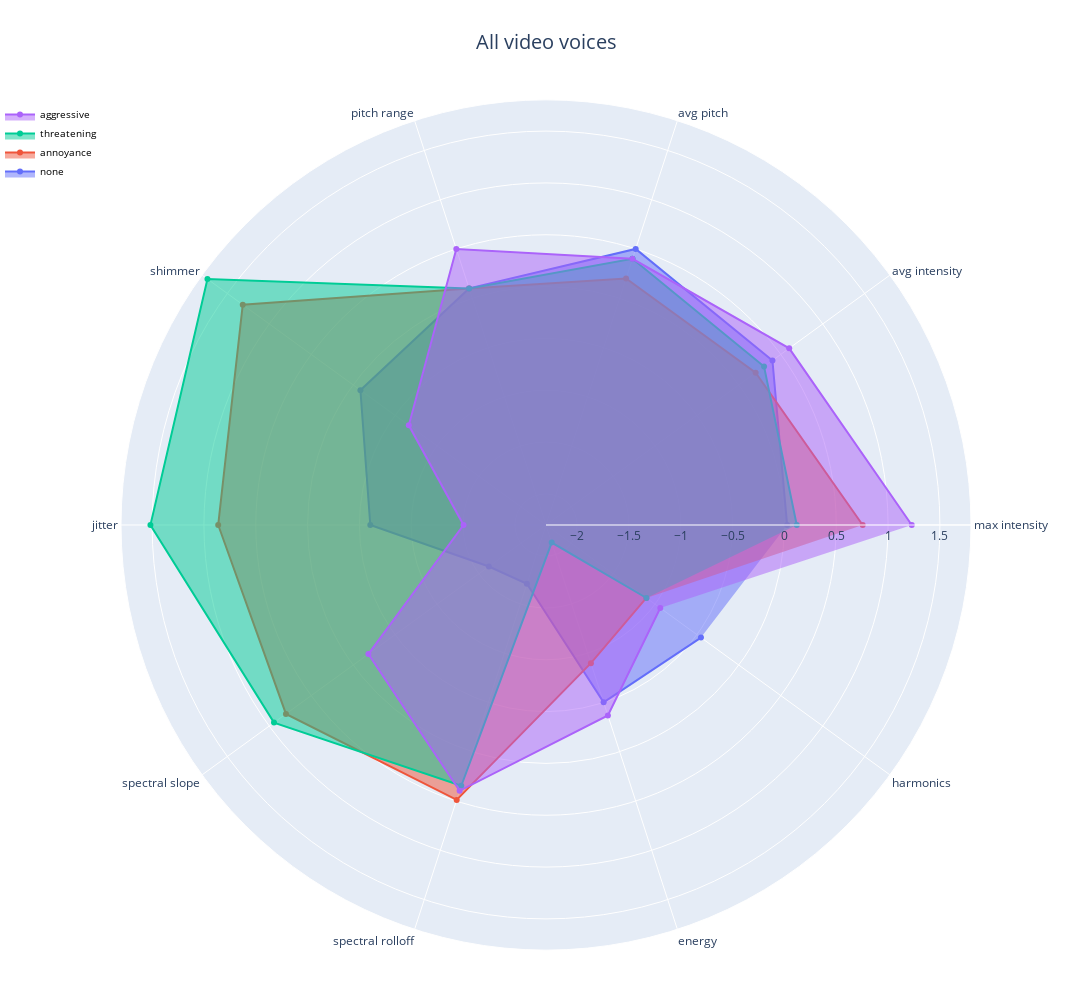

The notebook cell this image was saved under:
### Code cell
radarPlotDataframes(noise, 'All video voices', 'segment',-2.3, 1.8)

### Figure 1 — Plotly figure (JSON) as saved in the notebook; plotly's stock layout.template omitted (floating-point values rounded to 4 significant figures)
{"data": [{"fill": "toself", "name": "none", "r": [0.02609, 0.4, 0.5, 0.1, -0.08698, -0.605, -1.619, -1.703, -0.5012, -0.4522, 0.6717, 0.06569, -0.5903], "subplot": "polar", "theta": ["max intensity", "avg intensity", "avg pitch", "pitch range", "shimmer", "jitter", "spectral slope", "spectral rolloff", "energy", "harmonics"], "type": "scatterpolar"}, {"fill": "toself", "name": "annoyance", "r": [0.7551, 0.2, 0.2, 0.1, 1.316, 0.8622, 0.8009, 0.4882, -0.8982, -1.103, -0.2932, 0.09571, 0.6356], "subplot": "polar", "theta": ["max intensity", "avg intensity", "avg pitch", "pitch range", "shimmer", "jitter", "spectral slope", "spectral rolloff", "energy", "harmonics"], "type": "scatterpolar"}, {"fill": "toself", "name": "threatening", "r": [0.119, 0.3, 0.4, 0.1, 1.737, 1.516, 0.9435, 0.345, -2.122, -1.102, -1.218, 0.6458, 2.148], "subplot": "polar", "theta": ["max intensity", "avg intensity", "avg pitch", "pitch range", "shimmer", "jitter", "spectral slope", "spectral rolloff", "energy", "harmonics"], "type": "scatterpolar"}, {"fill": "toself", "name": "aggressive", "r": [1.228, 0.6, 0.4, 0.5, -0.664, -1.504, -0.1822, 0.3964, -0.3676, -0.9375, 0.8084, 0.1922, -0.8034], "subplot": "polar", "theta": ["max intensity", "avg intensity", "avg pitch", "pitch range", "shimmer", "jitter", "spectral slope", "spectral rolloff", "energy", "harmonics"], "type": "scatterpolar"}], "layout": {"annotations": [{"font": {"size": 20}, "showarrow": false, "text": "All video voices", "x": 0.5, "xanchor": "center", "xref": "paper", "y": 1.05, "yanchor": "bottom", "yref": "paper"}], "autosize": false, "height": 1000, "legend": {"font": {"color": "black", "size": 10}, "traceorder": "reversed", "x": 0, "y": 1}, "margin": {"b": 50, "l": 0, "r": 0, "t": 100}, "polar": {"domain": {"x": [0, 1], "y": [0, 1]}, "radialaxis": {"range": [-2.3, 1.8], "visible": true}}, "showlegend": true, "width": 1200}}
